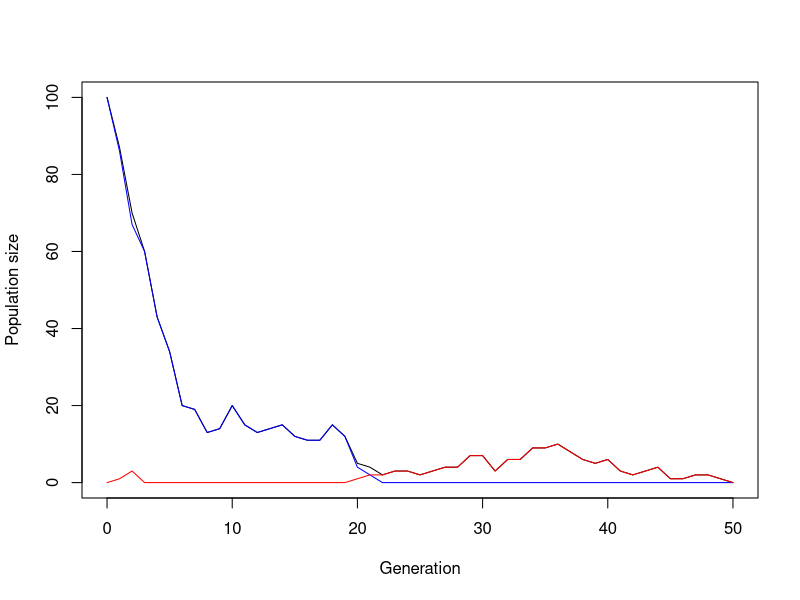

Write R code to recreate this figure.
## ---- chunk 1
simulate_one_gen <- function(N_a, N_A, decay_rate, sel_coeff, mut_rate, K) {
  # total population size and per-capita growth rates without competition
  N_tot <- N_a + N_A
  rho_a <- -decay_rate
  rho_A <- sel_coeff - decay_rate
  # logistic growth: crowding reduces the growth of both types equally (set to 0 if negative)
  mean_a <- N_a * max(0, 1 + rho_a - rho_A * N_tot / K)
  mean_A <- N_A * max(0, 1 + rho_A - rho_A * N_tot / K)
  # draw offspring according to Poisson distribution
  offsp_a <- rpois(1, mean_a)
  offsp_A <- rpois(1, mean_A)
  # print(offsp_a)
  # print(offsp_A)
  # draw new mutants according to Poisson distribution
  mut_a_to_A <- rpois(1, offsp_a * mut_rate)
  
  # determine new population sizes of wild type and mutant
  N_a_new <- offsp_a - mut_a_to_A
  N_A_new <-  offsp_A + mut_a_to_A
  
  return(c(N_a_new, N_A_new))
}

 
# Test the function
print(simulate_one_gen(100,0,0.1,0.2,0.001,1000))



## ---- chunk 2
simulate_pop <- function(N_init_a, N_init_A, decay_rate, sel_coeff, mut_rate, t_max, K) {
  # Create the vector in which to save the results
  K<- 1000
  pop_vector <- c(N_init_a, N_init_A)
  # initiate the variables
  pop_new <- c(N_init_a, N_init_A)
  # Create the time at which the population splits
  split_time <- split_time <- sample(1:t_max, 1)
  #print(split_time) # Just to check the value
  
  # run the simulation until generation t_max
  for (i in 1:t_max) {
    # Time when the fragmentation occur
    if (i == split_time + 1) {
    habitat_prop <- 0.8# Create the new habitats (creating new K)
    K_B <- K * habitat_prop
    
    K_C <- K * (1 - habitat_prop)
    ## Distribute the individuals randoml



  
 }
    # redefine the current population one generation later
    pop_new <- simulate_one_gen(pop_new[1],pop_new[2], decay_rate, sel_coeff, mut_rate,K)
    # add the new population sizes to the output vector
    pop_vector <- rbind(pop_vector,pop_new)
    # condition to stop the simulation before t_max: either the population exceeds 1.5 times the original population size, or it goes extinct
    if ( pop_new[1]+pop_new[2]==0) break
  }
 
  # define the row and column names of the output vector
  rownames(pop_vector) <- (0:t_max)[1:length(pop_vector[,1])] # note that the vector has to be cut if the simulation stopped early
  colnames(pop_vector) <- c("a","A")
  # return the result
  return(pop_vector)	
}
# Test the function an plot the result
# set t_max to a value to be used througout
max_gen <- 1000
# create your simulation data
output <- simulate_pop(100,0,0.1,0.02,0.001,max_gen, 1000)
# show the last few lines of the data table
print(tail(output))
# plot the output - note that the plot range and the x axis have to be adjusted based on the length of the table
# determine x axis range 
x_range <- 0:(length(output[,1])-1)
# this plots the total population size
plot(x_range,output[,1]+output[,2],type='l',ylim=c(0,max(output[,1]+output[,2])),xlab = "Generation",ylab = "Population size")
# add number of wild type individuals
lines(x_range,output[,1], col="blue")
# add number of mutant individuals
lines(x_range,output[,2], col="red")
## ---- chunk 3
# set some parameters to fixed values
init_a <- 100
init_A <- 0
m_rate <- 0.001
max_gen <- 1000
# determine how often to run the simulation for each set of parameters
no_replicates <- 100

# set parameters to vary
s_values <- c(0.2,0.3,0.4)
r_values <- c(0.05,0.1,0.15)

# initialize data table - where to collect the results
data_table <- c()
# run the simulation across all chosen parameters
# loop over decay rates
for(rval in r_values){
  # loop over selection coefficients
  for(sval in s_values){
    # different way of running many simulations: make replicates using "repeat" function with a counter i
    # reset counter
    i<-1
    repeat {
      # increase counter by one
      i<-i+1
      # run the simulation once
      one_run <- simulate_pop(init_a,init_A,rval,sval,m_rate,max_gen,K)
      # determine total population sizes
      total_size <- one_run[,1]+one_run[,2]      # determine minimum population size
      min_size <- min(total_size)
      # determine (first) generation at which this population size occurred
      min_gen <- as.numeric(which(total_size==min_size)[1])
      # enter the data into the table
      data_table <- rbind(data_table,c(rval,sval,min_gen,min_size)) # note that we add the varying parameters (decay rate and selection coefficient) to the table too
      # stop the repeated computation after no_replicates times
      if(i>no_replicates) break
    }
  }
}
# define column names of data table
colnames(data_table) <- c("r","s","min_gen","no_min")
# show the first lines of the output
print(head(data_table))
